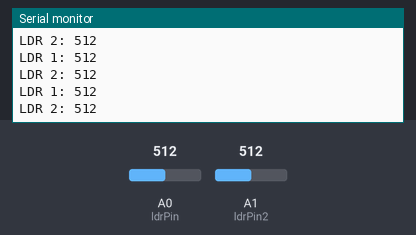
A sketch run on a simulated Arduino Uno, built with avr-gcc and run on an emulated ATmega328P. On the bench: the last lines printed to the serial monitor. The test bench sets the inputs (shaded band); at power-on: A0 (ldrPin) = 512, A1 (ldrPin2) = 512.

Above: at 1.2 s.
1.3 s: A0 (ldrPin) set to 716
At 1.69 s:
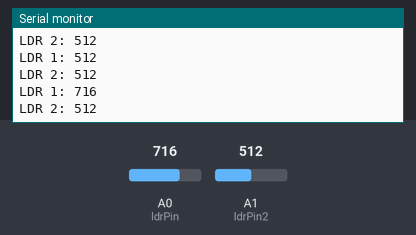
2.8 s: A1 (ldrPin2) set to 716
At 3.2 s:
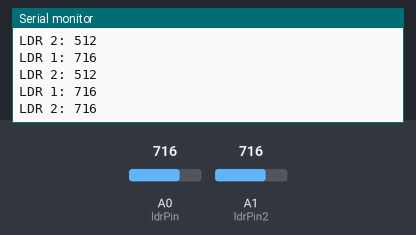
4.3 s: A0 (ldrPin) set to 900
At 4.45 s:
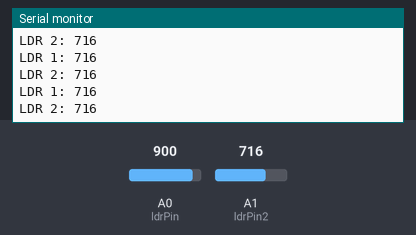
5.8 s: A1 (ldrPin2) set to 900
At 5.95 s:
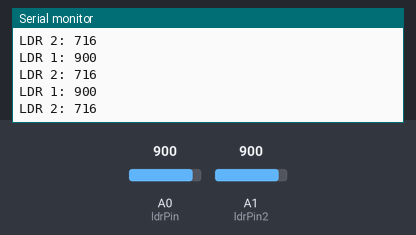
Timing chart, 0 to 8.3 s (numbered marks = the images above; inputs shaded):
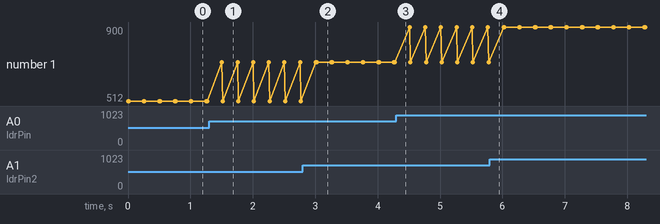

Measured:
- after the input at 1.3 s, the serial monitor: prints a new line after 0.20 s (image 1)
- after the input at 2.8 s, the serial monitor: prints a new line after 0.22 s (image 2)

The sketch:

LDR.ino
```cpp
const int ldrPin = A0;
const int ldrPin2 = A1;

void setup() {
  Serial.begin(9600);
  pinMode(ldrPin, INPUT);
  pinMode(ldrPin2, INPUT);
}

void loop() {
  int ldrStatus = analogRead(ldrPin);
  int ldrStatus2 = analogRead(ldrPin2);

  Serial.print("LDR 1: ");
  Serial.println(ldrStatus);
  Serial.print("LDR 2: ");
  Serial.println(ldrStatus2);
  delay(250);
}
```
